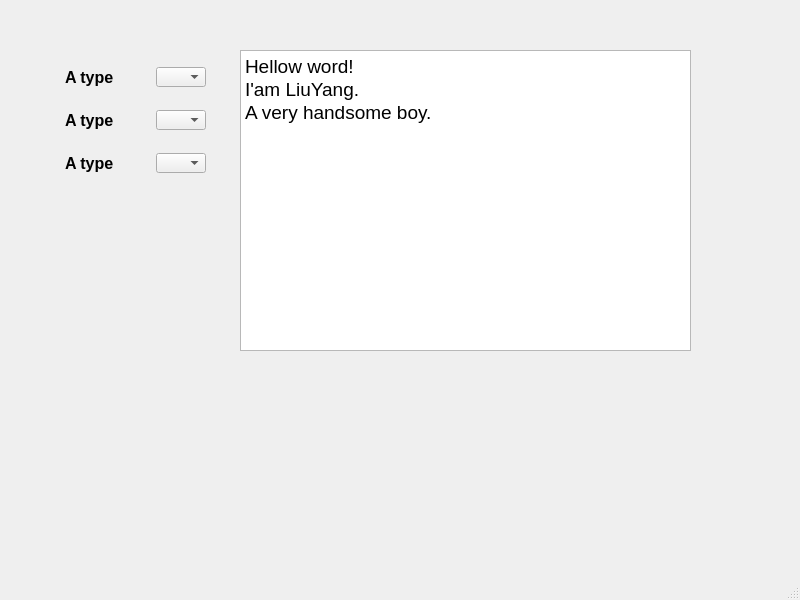
<?xml version="1.0" encoding="UTF-8"?>
<ui version="4.0">
 <class>MainWindow</class>
 <widget class="QMainWindow" name="MainWindow">
  <property name="geometry">
   <rect>
    <x>0</x>
    <y>0</y>
    <width>800</width>
    <height>600</height>
   </rect>
  </property>
  <property name="font">
   <font>
    <family>Segoe UI</family>
    <pointsize>16</pointsize>
    <weight>75</weight>
    <bold>true</bold>
   </font>
  </property>
  <property name="windowTitle">
   <string>MainWindow</string>
  </property>
  <widget class="QWidget" name="centralwidget">
   <widget class="QTextBrowser" name="textBrowser">
    <property name="geometry">
     <rect>
      <x>240</x>
      <y>50</y>
      <width>451</width>
      <height>301</height>
     </rect>
    </property>
    <property name="html">
     <string>&lt;!DOCTYPE HTML PUBLIC &quot;-//W3C//DTD HTML 4.0//EN&quot; &quot;http://www.w3.org/TR/REC-html40/strict.dtd&quot;&gt;
&lt;html&gt;&lt;head&gt;&lt;meta name=&quot;qrichtext&quot; content=&quot;1&quot; /&gt;&lt;style type=&quot;text/css&quot;&gt;
p, li { white-space: pre-wrap; }
&lt;/style&gt;&lt;/head&gt;&lt;body style=&quot; font-family:'Segoe UI'; font-size:16pt; font-weight:600; font-style:normal;&quot;&gt;
&lt;p style=&quot; margin-top:0px; margin-bottom:0px; margin-left:0px; margin-right:0px; -qt-block-indent:0; text-indent:0px;&quot;&gt;&lt;span style=&quot; font-family:'SimSun'; font-size:14pt; font-weight:400;&quot;&gt;Hellow word!&lt;/span&gt;&lt;/p&gt;
&lt;p style=&quot; margin-top:0px; margin-bottom:0px; margin-left:0px; margin-right:0px; -qt-block-indent:0; text-indent:0px;&quot;&gt;&lt;span style=&quot; font-family:'SimSun'; font-size:14pt; font-weight:400;&quot;&gt;I'am LiuYang.&lt;/span&gt;&lt;/p&gt;
&lt;p style=&quot; margin-top:0px; margin-bottom:0px; margin-left:0px; margin-right:0px; -qt-block-indent:0; text-indent:0px;&quot;&gt;&lt;span style=&quot; font-family:'SimSun'; font-size:14pt; font-weight:400;&quot;&gt;A very handsome boy.&lt;/span&gt;&lt;/p&gt;&lt;/body&gt;&lt;/html&gt;</string>
    </property>
   </widget>
   <widget class="QWidget" name="layoutWidget">
    <property name="geometry">
     <rect>
      <x>50</x>
      <y>50</y>
      <width>171</width>
      <height>141</height>
     </rect>
    </property>
    <layout class="QVBoxLayout" name="verticalLayout">
     <property name="spacing">
      <number>6</number>
     </property>
     <property name="leftMargin">
      <number>0</number>
     </property>
     <item>
      <layout class="QHBoxLayout" name="horizontalLayout" stretch="0,0">
       <property name="spacing">
        <number>6</number>
       </property>
       <property name="leftMargin">
        <number>0</number>
       </property>
       <property name="rightMargin">
        <number>0</number>
       </property>
       <item>
        <widget class="QLabel" name="labelA">
         <property name="minimumSize">
          <size>
           <width>70</width>
           <height>20</height>
          </size>
         </property>
         <property name="maximumSize">
          <size>
           <width>70</width>
           <height>20</height>
          </size>
         </property>
         <property name="sizeIncrement">
          <size>
           <width>0</width>
           <height>0</height>
          </size>
         </property>
         <property name="font">
          <font>
           <family>Segoe UI</family>
           <pointsize>12</pointsize>
           <weight>75</weight>
           <bold>true</bold>
          </font>
         </property>
         <property name="text">
          <string>A type</string>
         </property>
        </widget>
       </item>
       <item>
        <widget class="QComboBox" name="comboBox">
         <property name="sizePolicy">
          <sizepolicy hsizetype="Preferred" vsizetype="Fixed">
           <horstretch>0</horstretch>
           <verstretch>0</verstretch>
          </sizepolicy>
         </property>
         <property name="minimumSize">
          <size>
           <width>50</width>
           <height>20</height>
          </size>
         </property>
         <property name="maximumSize">
          <size>
           <width>50</width>
           <height>20</height>
          </size>
         </property>
        </widget>
       </item>
      </layout>
     </item>
     <item>
      <layout class="QHBoxLayout" name="horizontalLayout_2">
       <item>
        <widget class="QLabel" name="labelB">
         <property name="minimumSize">
          <size>
           <width>70</width>
           <height>20</height>
          </size>
         </property>
         <property name="maximumSize">
          <size>
           <width>70</width>
           <height>20</height>
          </size>
         </property>
         <property name="sizeIncrement">
          <size>
           <width>0</width>
           <height>0</height>
          </size>
         </property>
         <property name="font">
          <font>
           <family>Segoe UI</family>
           <pointsize>12</pointsize>
           <weight>75</weight>
           <bold>true</bold>
          </font>
         </property>
         <property name="text">
          <string>A type</string>
         </property>
        </widget>
       </item>
       <item>
        <widget class="QComboBox" name="comboBox_2">
         <property name="minimumSize">
          <size>
           <width>50</width>
           <height>20</height>
          </size>
         </property>
         <property name="maximumSize">
          <size>
           <width>50</width>
           <height>20</height>
          </size>
         </property>
        </widget>
       </item>
      </layout>
     </item>
     <item>
      <layout class="QHBoxLayout" name="horizontalLayout_3">
       <item>
        <widget class="QLabel" name="labelC">
         <property name="minimumSize">
          <size>
           <width>70</width>
           <height>20</height>
          </size>
         </property>
         <property name="maximumSize">
          <size>
           <width>70</width>
           <height>20</height>
          </size>
         </property>
         <property name="sizeIncrement">
          <size>
           <width>0</width>
           <height>0</height>
          </size>
         </property>
         <property name="font">
          <font>
           <family>Segoe UI</family>
           <pointsize>12</pointsize>
           <weight>75</weight>
           <bold>true</bold>
          </font>
         </property>
         <property name="text">
          <string>A type</string>
         </property>
        </widget>
       </item>
       <item>
        <widget class="QComboBox" name="comboBox_3">
         <property name="minimumSize">
          <size>
           <width>50</width>
           <height>20</height>
          </size>
         </property>
         <property name="maximumSize">
          <size>
           <width>50</width>
           <height>20</height>
          </size>
         </property>
        </widget>
       </item>
      </layout>
     </item>
    </layout>
   </widget>
  </widget>
  <widget class="QMenuBar" name="menubar">
   <property name="geometry">
    <rect>
     <x>0</x>
     <y>0</y>
     <width>800</width>
     <height>34</height>
    </rect>
   </property>
  </widget>
  <widget class="QStatusBar" name="statusbar"/>
 </widget>
 <resources/>
 <connections/>
</ui>
